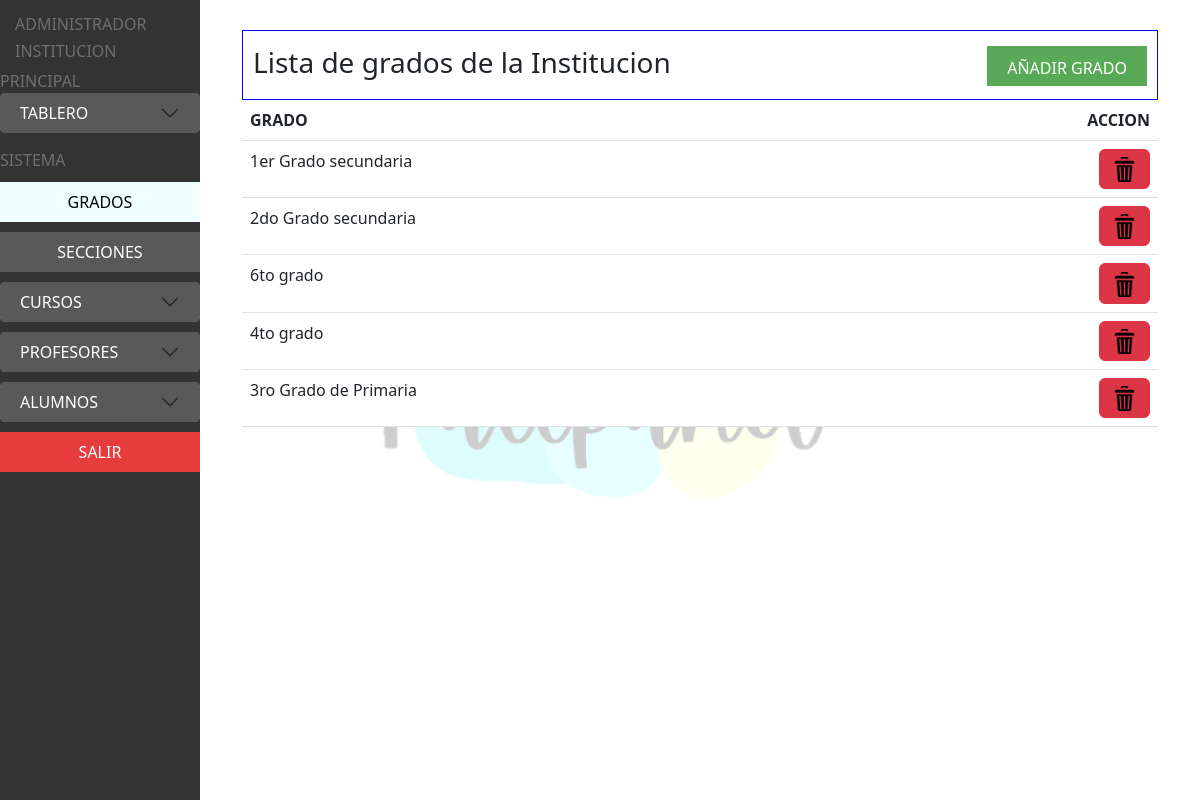
/kallpanet/kallpanet-admin-grados.php, run on the app's committed database.
### tables this page shows
CREATE TABLE `grados` (
  `cod_grado` int(20) NOT NULL,
  `nombre_grado` varchar(30) NOT NULL,
  `cod_institucion` varchar(30) NOT NULL
);

### kallpanet/kallpanet-admin-grados.php (the view, shortened to what this page needs)
<!doctype html>
<html lang="en">
<head>
    <link rel="stylesheet" href="https://cdn.jsdelivr.net/npm/bootstrap@5.3.0/dist/css/bootstrap.min.css">
    <link rel="stylesheet" href="css/normalize.css">
    <link rel="stylesheet" href="css/kallpanet-admin.css">
    <link rel="stylesheet" href="css/kallpanet-admin-paneles.css">
</head>
<body>
    <div class="fondo">
    <div class="pan_left" id="pan-left">
        <div class="datos-admin" style="margin-top:15px; margin-left:15px; max-width: 200px; word-wrap: break-word;">
            <h6 style="color:rgb(111,111,111);">ADMINISTRADOR</h6>
            <h6 style="color:rgb(111,111,111);">INSTITUCION</h6>
        </div>
        <h7 style="color:rgb(111,111,111); margin-top:15px;">PRINCIPAL</h7>
<div class="tablero" style="margin-bottom: 15px;">
<div class="accordion" id="acordeon1">
  <div class="accordion-item">
    <h2 class="accordion-header" id="headingOne">
      <button class="accordion-button collapsed" type="button" data-bs-toggle="collapse" data-bs-target="#collapseOne" aria-expanded="false" aria-controls="collapseOne">
        TABLERO
      </button>
    </h2>
  </div>
</div>
</div>
<h7 style="color:rgb(111,111,111); margin-top:25px;">SISTEMA</h7>
<div class="grados-pan" id="btn_grados" style="background:#F0FFFF;color:black">
GRADOS
</div>
<div class="secciones-pan" id="btn_secciones">
SECCIONES
</div>
<div class="contenedor-cursos">
<div class="accordion" id="myAccordion">
  <div class="accordion-item">
    <h2 class="accordion-header" id="headingTwo">
      <button class="accordion-button collapsed" type="button" data-bs-toggle="collapse" data-bs-target="#collapseTwo" aria-expanded="false" aria-controls="collapseTwo">
        CURSOS
      </button>
    </h2>
  </div>
</div>
</div>
<div class="contenedor-profesores">
<div class="accordion" id="myAccordion">
  <div class="accordion-item">
    <h2 class="accordion-header" id="headingThree">
      <button class="accordion-button collapsed" type="button" data-bs-toggle="collapse" data-bs-target="#collapseThree" aria-expanded="false" aria-controls="collapseThree" id="btn_profesores">
        PROFESORES
      </button>
    </h2>
  </div>
</div>
</div>
<div class="contenedor-alumnos">
<div class="accordion" id="myAccordion">
  <div class="accordion-item">
    <h2 class="accordion-header" id="headingFour">
      <button class="accordion-button collapsed" type="button" data-bs-toggle="collapse" data-bs-target="#collapseFour" aria-expanded="false" aria-controls="collapseFour">
       ALUMNOS
      </button>
    </h2>
  </div>
</div>
</div>
<div class="salir" id="cerrar_sesion">SALIR</div>
    </div>
<div class="pan-right">
  <div class="container">
  <div class="visible" id="pan_grados">
    <div class="panel-up"><div class="text-left"><h3>Lista de grados de la Institucion </h3></div><div class="text-right"><div class="add-button" id="add-grado">AÑADIR GRADO</div></div></div>
    <div class="form-grados-table">
        <table class="table">
          <thead>
            <tr>
              <th>GRADO</th>
              <th class="text-end">ACCION</th>
            </tr>
          </thead>
          <tbody>
            <?php
            require_once 'conexion_bd.php';
            $consulta = "SELECT nombre_grado FROM grados";
            $resultado = mysqli_query($connection,$consulta);
            if(mysqli_num_rows($resultado) > 0){
              $contador_id = 0;
                while($fila = mysqli_fetch_assoc($resultado)){
                    $grados = $fila['nombre_grado'];
                    echo '<tr>
                          <form action="php_crud/grados/eliminar.php" method="POST">
                          <td scope="row" id="nombre_grado_'.$contador_id.'">'.$grados.'</td>
                          <input type="hidden" name="valor_eliminar" value="'.$grados.'">
                          <td class="text-end"><button type="submit" class="btn btn-danger" id="eliminar_grado_'.$contador_id.'" onclick="eliminar_grado('.$contador_id.')"><img src="images/eliminar.png" height="25px"></button></td>
                          </form>
                          </tr>';
                          $contador_id++;
                }
            }
            ?>
          </tbody>
        </table>
    </div>
  </div>
</div></div>
    </div>
  </body>
</html>

### kallpanet/css/kallpanet-admin.css (style rules this page uses)
.fondo { background-image: url("../images/kallpanet.PNG"); height: 100%; width: 100%; position: absolute; background-size: cover; background-position: center; }
#pan-left { overflow: auto; max-height: 100%; }
.pan_left { position: absolute; width: 200px; background: rgb(51, 51, 51); height: 100%; left: 0; }
.pan-right { position: absolute; width: calc(100% - 200px); height: 100%; right: 0; padding: 30px; overflow: auto; }
.accordion-button { height: 40px; border-radius: 0; background: rgb(89, 89, 89); color: white; }
.accordion-item { border-radius: 0; border: none; }
.grados-pan { display: flex; justify-content: center; align-items: center; margin-top: 10px; width: 100%; height: 40px; color: white; background: rgb(89, 89, 89); cursor: pointer; }
.secciones-pan { display: flex; justify-content: center; align-items: center; margin-top: 10px; width: 100%; height: 40px; color: white; background: rgb(89, 89, 89); cursor: pointer; }
.grados-pan { display: flex; justify-content: center; align-items: center; margin-top: 10px; width: 100%; height: 40px; color: white; background: rgb(89, 89, 89); }
.salir { display: flex; justify-content: center; align-items: center; margin-top: 10px; width: 100%; height: 40px; color: white; background: rgb(230, 60, 60); cursor: pointer; }
.contenedor-cursos { margin-top: 10px; }
.contenedor-profesores { margin-top: 10px; }
.contenedor-alumnos { margin-top: 10px; }

### kallpanet/css/kallpanet-admin-paneles.css (style rules this page uses)
.visible { display: block; }
.panel-up { height: 70px; width: 100%; border: 1px blue solid; padding: 10px; padding-top: 15px; }
h2 { margin-top: 0; margin-bottom: 0; }
.text-left { float: left; }
.text-right { float: right; }
.add-button { height: 40px; padding-left: 20px; padding-right: 20px; color: white; padding-top: 10px; background: rgb(88, 170, 88); }
.form-grados-table { opacity: 1; }
#btn_profesores { cursor: pointer; }

### data on the page
grados: nombre_grado "1er Grado secundaria"
grados: nombre_grado "2do Grado secundaria"
grados: nombre_grado "6to grado"
grados: nombre_grado "4to grado"
grados: nombre_grado "3ro Grado de Primaria"
